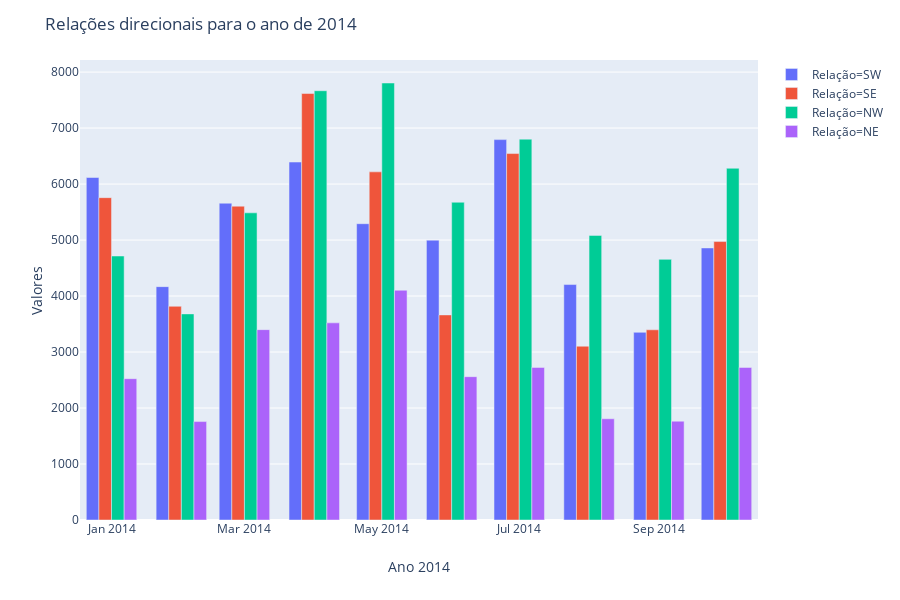

Notebook code for this chart:
### Markdown cell above
<img src="img/graficos/rel_dir_20142015.png" align="center" alt="Drawing" style="width: 600px;">

### Code cell
men2014 = tidy_data2014.resample('MS')['T_RELATION'].value_counts()

m2014 = pd.DataFrame({'Data': men2014.index.get_level_values('DATETIME').values.ravel(),
                      'Relação':men2014.index.get_level_values('T_RELATION').values.ravel(),
                      'Valores':men2014.values.ravel()})

m2014['Data'] = pd.to_datetime(m2014['Data'])

fig = px.bar(m2014, x='Data', y='Valores', color='Relação', labels='Relação',barmode='group')
fig.update_layout(title_text='Relações direcionais para o ano de 2014', xaxis = go.layout.XAxis(
   title=go.layout.xaxis.Title(text="Ano 2014")))
fig.write_image("img/graficos/rel_dir_2014.png")
fig.show()

### Figure 1 — Plotly figure (JSON) as saved in the notebook; plotly's stock layout.template omitted (floating-point values rounded to 4 significant figures)
{"data": [{"alignmentgroup": "True", "hoverlabel": {"namelength": 0}, "hovertemplate": "Relação=SW<br>Data=%{x}<br>Valores=%{y}", "legendgroup": "Relação=SW", "marker": {"color": "#636efa"}, "name": "Relação=SW", "offsetgroup": "Relação=SW", "orientation": "v", "showlegend": true, "textposition": "auto", "type": "bar", "x": ["2014-01-01T00:00:00", "2014-02-01T00:00:00", "2014-03-01T00:00:00", "2014-04-01T00:00:00", "2014-05-01T00:00:00", "2014-06-01T00:00:00", "2014-07-01T00:00:00", "2014-08-01T00:00:00", "2014-09-01T00:00:00", "2014-10-01T00:00:00"], "xaxis": "x", "y": [6117, 4168, 5658, 6393, 5292, 4998, 6794, 4205, 3352, 4859], "yaxis": "y"}, {"alignmentgroup": "True", "hoverlabel": {"namelength": 0}, "hovertemplate": "Relação=SE<br>Data=%{x}<br>Valores=%{y}", "legendgroup": "Relação=SE", "marker": {"color": "#EF553B"}, "name": "Relação=SE", "offsetgroup": "Relação=SE", "orientation": "v", "showlegend": true, "textposition": "auto", "type": "bar", "x": ["2014-01-01T00:00:00", "2014-02-01T00:00:00", "2014-03-01T00:00:00", "2014-04-01T00:00:00", "2014-05-01T00:00:00", "2014-06-01T00:00:00", "2014-07-01T00:00:00", "2014-08-01T00:00:00", "2014-09-01T00:00:00", "2014-10-01T00:00:00"], "xaxis": "x", "y": [5757, 3817, 5605, 7617, 6218, 3663, 6545, 3104, 3397, 4973], "yaxis": "y"}, {"alignmentgroup": "True", "hoverlabel": {"namelength": 0}, "hovertemplate": "Relação=NW<br>Data=%{x}<br>Valores=%{y}", "legendgroup": "Relação=NW", "marker": {"color": "#00cc96"}, "name": "Relação=NW", "offsetgroup": "Relação=NW", "orientation": "v", "showlegend": true, "textposition": "auto", "type": "bar", "x": ["2014-01-01T00:00:00", "2014-02-01T00:00:00", "2014-03-01T00:00:00", "2014-04-01T00:00:00", "2014-05-01T00:00:00", "2014-06-01T00:00:00", "2014-07-01T00:00:00", "2014-08-01T00:00:00", "2014-09-01T00:00:00", "2014-10-01T00:00:00"], "xaxis": "x", "y": [4715, 3681, 5486, 7667, 7805, 5675, 6802, 5083, 4655, 6282], "yaxis": "y"}, {"alignmentgroup": "True", "hoverlabel": {"namelength": 0}, "hovertemplate": "Relação=NE<br>Data=%{x}<br>Valores=%{y}", "legendgroup": "Relação=NE", "marker": {"color": "#ab63fa"}, "name": "Relação=NE", "offsetgroup": "Relação=NE", "orientation": "v", "showlegend": true, "textposition": "auto", "type": "bar", "x": ["2014-01-01T00:00:00", "2014-02-01T00:00:00", "2014-03-01T00:00:00", "2014-04-01T00:00:00", "2014-05-01T00:00:00", "2014-06-01T00:00:00", "2014-07-01T00:00:00", "2014-08-01T00:00:00", "2014-09-01T00:00:00", "2014-10-01T00:00:00"], "xaxis": "x", "y": [2524, 1758, 3400, 3521, 4104, 2560, 2725, 1808, 1765, 2725], "yaxis": "y"}], "layout": {"barmode": "group", "height": 600, "legend": {"tracegroupgap": 0}, "margin": {"t": 60}, "title": {"text": "Relações direcionais para o ano de 2014"}, "xaxis": {"title": {"text": "Ano 2014"}}, "yaxis": {"anchor": "x", "domain": [0, 1], "title": {"text": "Valores"}}}}
